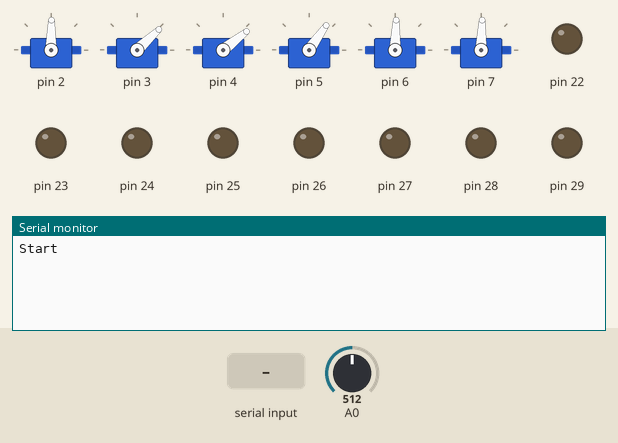
Recording of a sketch running on a simulated Arduino Mega 2560, built with avr-gcc and run on an emulated ATmega2560. Parts: 6 × servo, output pins drawn as LEDs (lit = HIGH), the last lines printed to the serial monitor. The inputs (shaded band) are chosen by the test bench; at power-on: A0 = 512.

Above: at 1.2 s.
1.3 s: ",\n" received over Serial
At 2.1 s:
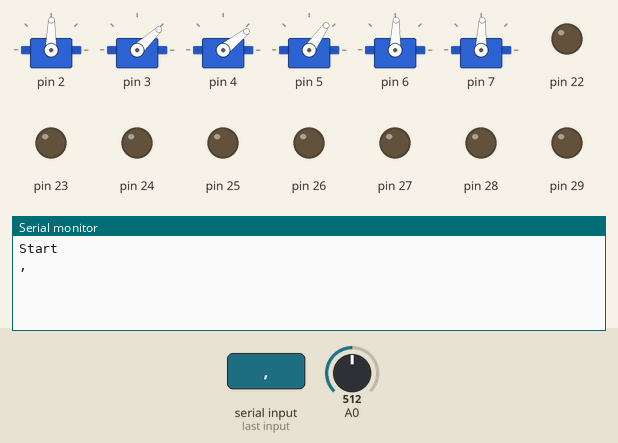
2.8 s: "-\n" received over the second serial link
At 3.2 s:
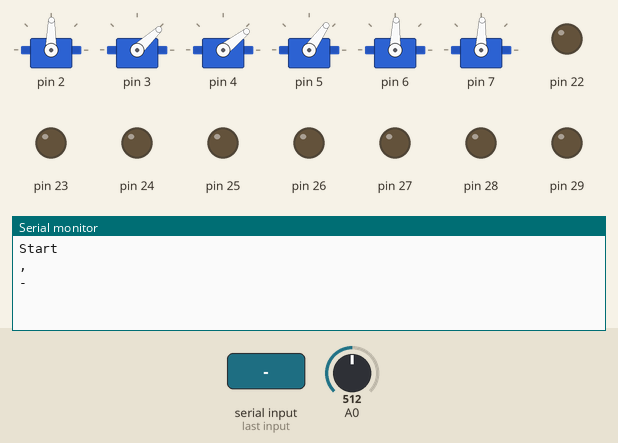
4.3 s: "a90\n" received over Serial
At 5.5 s:
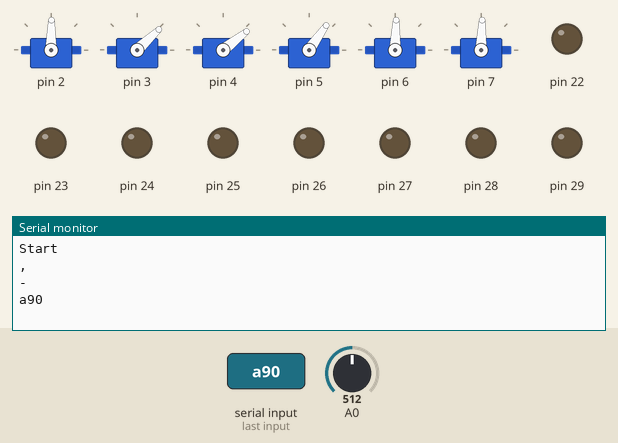
5.8 s: "a,45\n" received over the second serial link
At 6.7 s:
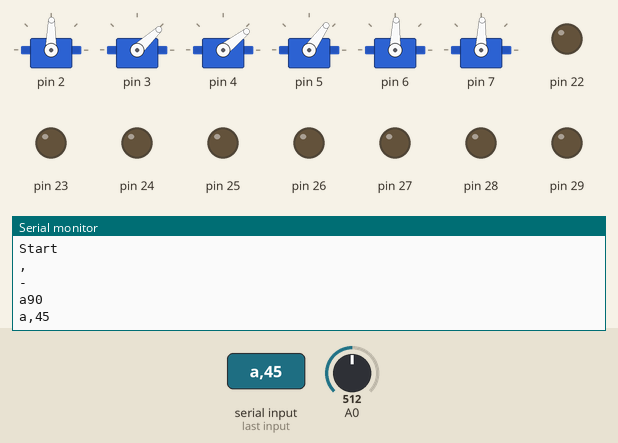
7.3 s: "w,45\n" received over Serial
At 8.0 s:
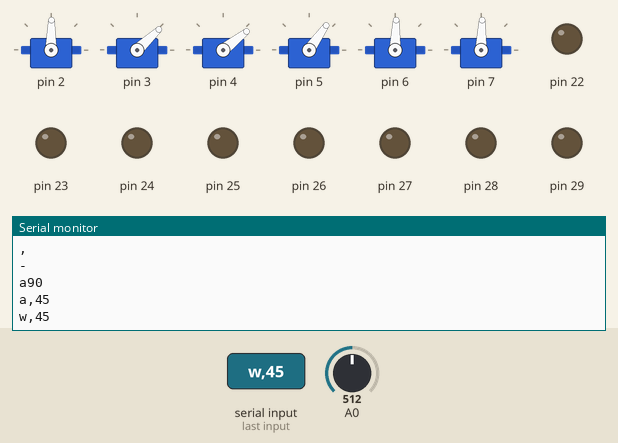
8.8 s: "w90\n" received over the second serial link
At 10.2 s:
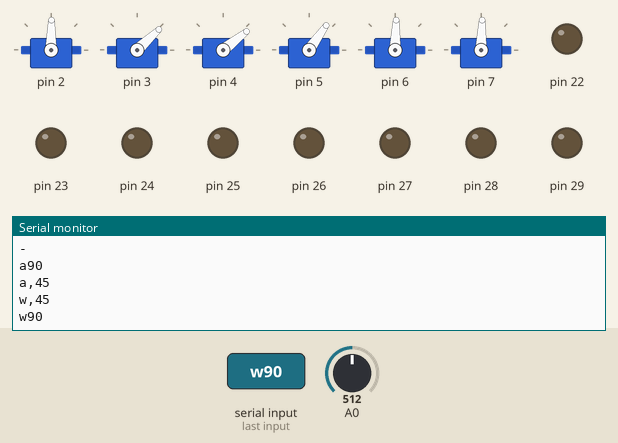

The sketch:

go.ino
```cpp
#include <AccelStepper.h>
#include <Servo.h>

AccelStepper motorL(AccelStepper::FULL4WIRE, 22, 23, 24, 25);
AccelStepper motorR(AccelStepper::FULL4WIRE, 26, 27, 28, 29);

Servo servo[6];

void setup()
{
  pinMode(2, OUTPUT);
  pinMode(3, OUTPUT);
  pinMode(4, OUTPUT);
  pinMode(5, OUTPUT);
  pinMode(6, OUTPUT);
  pinMode(22, OUTPUT);
  pinMode(23, OUTPUT);
  pinMode(24, OUTPUT);
  pinMode(25, OUTPUT);
  pinMode(26, OUTPUT);
  pinMode(27, OUTPUT);
  pinMode(28, OUTPUT);
  pinMode(29, OUTPUT);

  for (int i=0; i<6; i++) servo[i].attach(i+2);
  int tmp[6] = {1462,989,940,1111,1450,1450};
  setDegree(tmp);

  motorL.setMaxSpeed(500);
  motorL.setAcceleration(20);
  motorR.setMaxSpeed(100);
  motorR.setAcceleration(20);


  Serial.begin(9600);
  Serial1.begin(38400);
  Serial.println("Start");
}

int cmd_len = 0;
char serialData[32];

void loop()
{
  bool available = false;
  if (Serial.available() > 0) {
    Serial.readBytesUntil('\n', serialData, 31);
    available = true;
  }
  else if (Serial1.available() > 0)
  {
    Serial1.readBytesUntil('\n', serialData, 31);
    available = true;
  }
  if (available) {
    Serial.println(serialData);
    switch(serialData[0]) {
    case 0:
      Serial1.println(0);
      break;
    case 'a':
      // use as a small and slow oscilloscope
      int pin;
      if(parseCommand(serialData, &pin, 1) && pin >= 0 && pin <= 7)
      {
        // stop loop by sending something to the robot
        while(!Serial1.available())
        {
          Serial1.println(analogRead(pin));
        }
      }
      else
      {
        Serial1.println("Error while setting ADC pin");
      }
      break;
    case 'w':
      // set left and right motor speeds
      int speed[2];
      if(parseCommand(serialData, speed, 2)) {
        setSpeed(speed[0], speed[1]);
        Serial1.println("New speed set");
      }
      else {
        Serial1.println("Error while setting new speed");
      }
      break;
    case 'h':
      int us[6];
      if (parseCommand(serialData, us, 6)) {
        setDegree(us);
        Serial1.println("New degree set");
      }
      else {
        Serial1.println("Error while setting new speed");
      }
      break;
    case 'i':
      // inform about robot
      Serial1.println("Zygote 1.0");
      break;
    case 'r':
      // quickly stop
      reset();
      Serial1.println("Robot reset");
      break;
    default:
      // inform user of non existing command
      Serial1.println("Command not recognised");
    }

    // clear serialData array
    memset(serialData, 0, sizeof(serialData));
  }
  motorL.runSpeed();
  motorR.runSpeed();
  //motorL.run();
}


boolean parseCommand(char* command, int* returnValues, byte returnNumber)
{
  // parsing state machine
  byte i = 1, j = 0, sign = 0, ch = 0, number;
  int temp = 0;
  while(i++)
  {
    switch(*(command + i))
    {
    case '\0':
    case ',':
      // set return value
      if(ch != 0)
      {
        returnValues[j++] = sign?-temp:temp;
        sign = 0;
        temp = 0;
        ch = 0;
      }
      else
      {
        return false;
      }
      break;
    case '-':
      sign = 1;
      break;
    default:
      // convert string to int
      number = *(command + i) - '0';
      if(number < 0 || number > 9)
      {
        return false;
      }
      temp = temp * 10 + number;
      ch++;
    }

    // enough return values have been set
    if(j == returnNumber)
    {
      return true;
    }
    // end of command reached
    else if(*(command + i) == '\0')
    {
      return false;
    }
  }
}

void reset() {
  setSpeed(0, 0);
}

void setSpeed(int left, int right) {
  motorL.setSpeed(left);
  motorR.setSpeed(right);
}

void setDegree(int us[]) {
  for (int i=0; i<6; i++) {
    servo[i].writeMicroseconds(us[i]);
  }
}
```

Measured:
- after the input at 1.3 s, the serial monitor: prints a new line at once (image 1)
- after the input at 2.8 s, the serial monitor: prints a new line at once (image 2)
- after the input at 4.3 s, the serial monitor: prints a new line at once (image 3)
- after the input at 5.8 s, the serial monitor: prints a new line at once (image 4)
- after the input at 7.3 s, the serial monitor: prints a new line at once (image 5)
- after the input at 8.8 s, the serial monitor: prints a new line at once (image 6)
